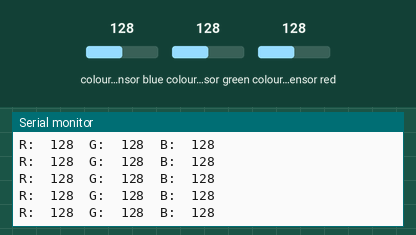
A sketch run on a simulated Arduino Uno, built with avr-gcc and run on an emulated ATmega328P. Parts: the last lines printed to the serial monitor. The inputs (shaded band) are chosen by the test bench; at power-on: colour sensor red 128, colour sensor blue 128, colour sensor green 128.

Above: at 4.2 s.
4.3 s: colour sensor red set to 93
At 4.34 s:
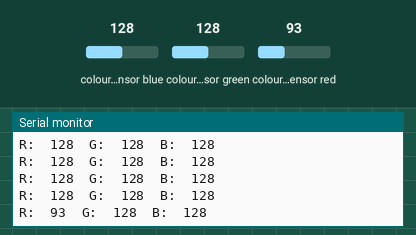
5.8 s: colour sensor red set to 87
At 5.86 s:
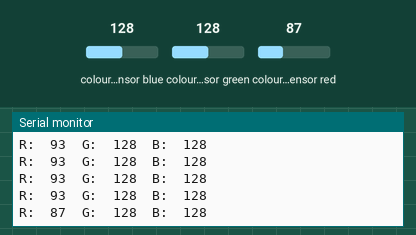
Timing chart, 0 to 8.8 s (numbered marks = the images above; inputs shaded):
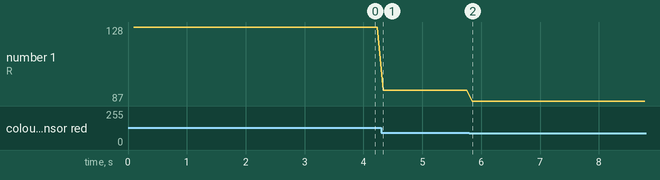

Measured:
- after the input at 4.3 s, the serial monitor: prints a new line at once (image 1)
- after the input at 5.8 s, the serial monitor: prints a new line after 0.05 s (image 2)
- plotted number 1: 128 → 93 after the input at 4.3 s, 93 → 87 after the input at 5.8 s

The sketch:

printstopcolor.ino
```cpp
#include <Wire.h>
#include "Adafruit_TCS34725.h"

Adafruit_TCS34725 tcs = Adafruit_TCS34725(TCS34725_INTEGRATIONTIME_700MS, TCS34725_GAIN_1X);

void setup() {
  // put your setup code here, to run once:
  Serial.begin(9600);
  if (tcs.begin()) {
    Serial.println("Found sensor");
  } else {
    Serial.println("No TCS34725 found ... check your connections");
  while (1);
  }

}

void loop() {
  // put your main code here, to run repeatedly:
  float red, green, blue;
   tcs.setInterrupt(false);  // turn on LED
   delay(50);
  tcs.getRGB(&red,&green,&blue);
   tcs.setInterrupt(true);  // turn off LED

  Serial.print("R:\t"); Serial.print(int(red));
  Serial.print("\tG:\t"); Serial.print(int(green));
  Serial.print("\tB:\t"); Serial.println(int(blue));
  if (red<90&green<90&blue<90){
    Serial.println("STOP THE MOTOR");
  }
}
```
